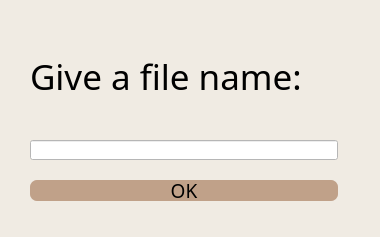
<?xml version="1.0" encoding="UTF-8"?>
<ui version="4.0">
 <class>Dialog</class>
 <widget class="QDialog" name="Dialog">
  <property name="geometry">
   <rect>
    <x>0</x>
    <y>0</y>
    <width>380</width>
    <height>237</height>
   </rect>
  </property>
  <property name="windowTitle">
   <string>Dialog</string>
  </property>
  <property name="styleSheet">
   <string notr="true">background-color: rgb(240, 235, 227);</string>
  </property>
  <widget class="QLabel" name="label">
   <property name="geometry">
    <rect>
     <x>30</x>
     <y>10</y>
     <width>308</width>
     <height>133</height>
    </rect>
   </property>
   <property name="font">
    <font>
     <family>Rockwell</family>
     <pointsize>26</pointsize>
    </font>
   </property>
   <property name="text">
    <string>Give a file name:</string>
   </property>
  </widget>
  <widget class="QLineEdit" name="lineEdit">
   <property name="geometry">
    <rect>
     <x>30</x>
     <y>140</y>
     <width>308</width>
     <height>20</height>
    </rect>
   </property>
   <property name="styleSheet">
    <string notr="true">background-color: rgb(255, 255, 255);</string>
   </property>
  </widget>
  <widget class="QPushButton" name="ButtonOK">
   <property name="geometry">
    <rect>
     <x>30</x>
     <y>180</y>
     <width>308</width>
     <height>21</height>
    </rect>
   </property>
   <property name="font">
    <font>
     <family>Rockwell</family>
     <pointsize>14</pointsize>
    </font>
   </property>
   <property name="styleSheet">
    <string notr="true">background-color: rgb(192, 161, 137);
border-radius: 7px;</string>
   </property>
   <property name="text">
    <string>OK</string>
   </property>
  </widget>
 </widget>
 <resources/>
 <connections/>
</ui>
